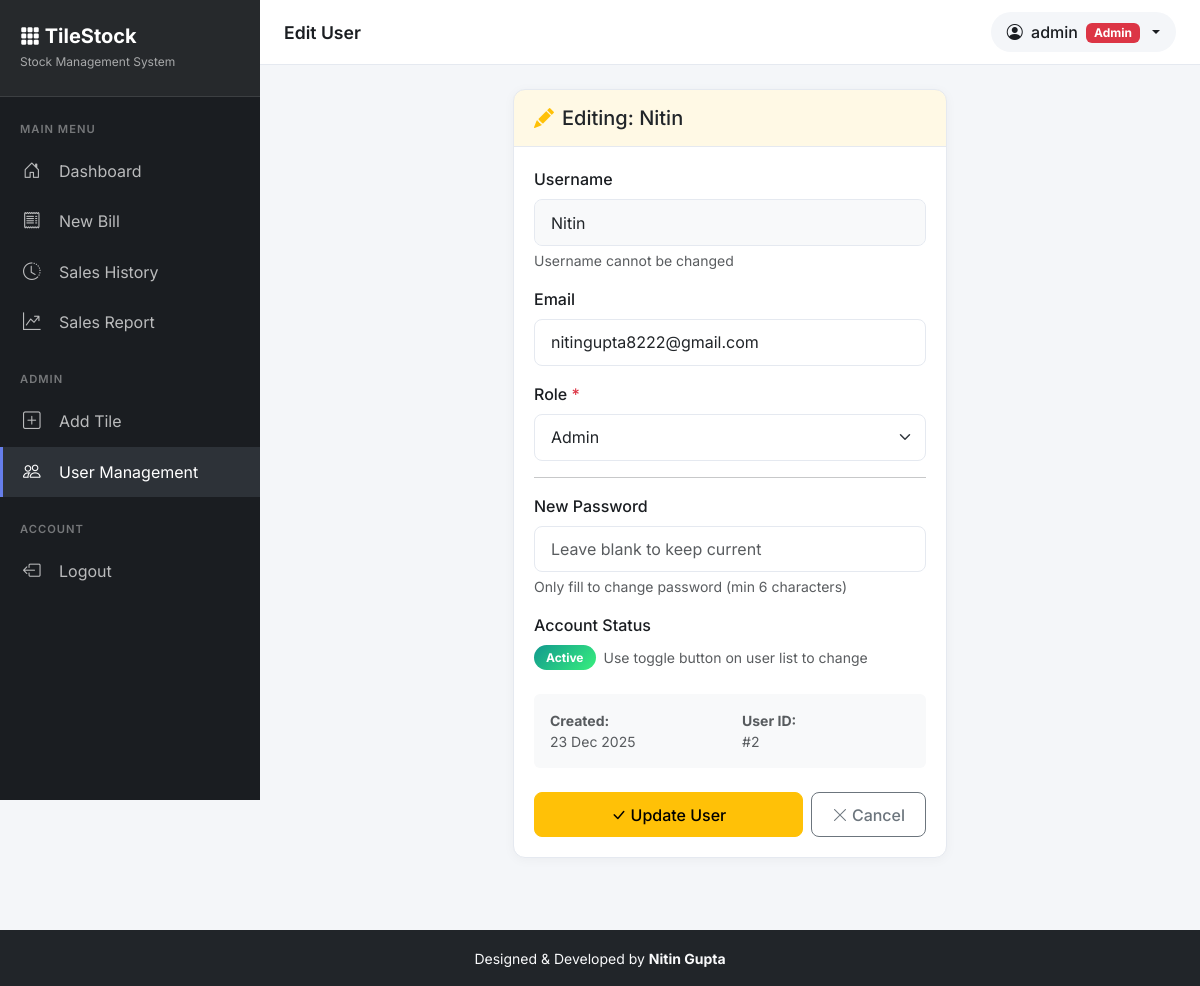
/admin/users/2/edit (signed in), run on the app's committed database.
### app.py (models this page shows)
class User(db.Model):
    id = db.Column(db.Integer, primary_key=True)
    username = db.Column(db.String(100), unique=True, nullable=False)
    email = db.Column(db.String(150), nullable=True)
    password = db.Column(db.String(200), nullable=False)
    role = db.Column(db.String(10), nullable=False)  # admin / staff
    is_active = db.Column(db.Boolean, default=True, nullable=False)
    created_at = db.Column(db.DateTime, default=datetime.utcnow)
    created_by = db.Column(db.Integer, db.ForeignKey('user.id'), nullable=True)

### app.py (the view, shortened to what this page needs)
@app.route('/admin/users/<int:user_id>/edit', methods=['GET', 'POST'])
@admin_required
def edit_user(user_id):
    user = User.query.get_or_404(user_id)
    return render_template('edit_user.html', user=user)

### app.py (called while the page is built)
def admin_required(f):
    @wraps(f)
    def decorated_function(*args, **kwargs):
        if 'user_id' not in session:
            flash('Please login to access this page')
            return redirect('/')
        if session.get('role') != 'admin':
            flash('Access denied. Admin privileges required.')
            return redirect('/dashboard')
        return f(*args, **kwargs)
    return decorated_function

### templates/edit_user.html (shortened to what this page needs)
{% extends "base.html" %}
{% block page_title %}Edit User{% endblock %}
{% block content %}
<div class="row justify-content-center">
    <div class="col-lg-6">
        <div class="modern-card">
            <div class="card-header bg-warning bg-opacity-10">
                <h5 class="mb-0">
                    <i class="bi bi-pencil-fill text-warning me-2"></i>Editing: {{ user.username }}
                </h5>
            </div>
            <div class="card-body">
                <form method="POST">
                    <div class="mb-3">
                        <label class="form-label">Username</label>
                        <input type="text" class="form-control bg-light" value="{{ user.username }}" disabled />
                        <div class="form-text">Username cannot be changed</div>
                    </div>
                    <div class="mb-3">
                        <label class="form-label">Email</label>
                        <input type="email" name="email" class="form-control" value="{{ user.email or '' }}"
                            placeholder="user@example.com" />
                    </div>
                    <div class="mb-3">
                        <label class="form-label">Role <span class="text-danger">*</span></label>
                        <select name="role" class="form-select" required>
                            <option value="admin" {{ 'selected' if user.role=='admin' else '' }}>Admin</option>
                        </select>
                    </div>
                    <hr>
                    <div class="mb-3">
                        <label class="form-label">New Password</label>
                        <input type="password" name="new_password" class="form-control"
                            placeholder="Leave blank to keep current" minlength="6" />
                        <div class="form-text">Only fill to change password (min 6 characters)</div>
                    </div>
                    <div class="mb-4">
                        <label class="form-label">Account Status</label>
                        <div class="d-flex align-items-center gap-2">
                            {% if user.is_active %}
                            <span class="badge badge-stock-high">Active</span>
                            {% else %}
                            <span class="badge badge-stock-out">Inactive</span>
                            {% endif %}
                            <small class="text-muted">Use toggle button on user list to change</small>
                        </div>
                    </div>
                    <div class="mb-4 p-3 bg-light rounded">
                        <div class="row text-muted small">
                            <div class="col-6">
                                <strong>Created:</strong><br>
                                {{ user.created_at.strftime('%d %b %Y') if user.created_at else 'Unknown' }}
                            </div>
                            <div class="col-6">
                                <strong>User ID:</strong><br>
                                #{{ user.id }}
                            </div>
                        </div>
                    </div>
                    <div class="d-flex flex-column flex-sm-row gap-2">
                        <button type="submit" class="btn btn-warning btn-modern flex-grow-1">
                            <i class="bi bi-check-lg me-1"></i>Update User
                        </button>
                        <a href="/admin/users" class="btn btn-outline-secondary btn-modern">
                            <i class="bi bi-x-lg me-1"></i>Cancel
                        </a>
                    </div>
                </form>
            </div>
        </div>
    </div>
</div>
{% endblock %}

### templates/base.html (shortened to what this page needs)
<!DOCTYPE html>
<html lang="en">
  <head>
    <link
      href="https://cdn.jsdelivr.net/npm/bootstrap@5.3.2/dist/css/bootstrap.min.css"
      rel="stylesheet"
    />
    <link
      href="https://cdn.jsdelivr.net/npm/bootstrap-icons@1.11.1/font/bootstrap-icons.css"
      rel="stylesheet"
    />
  </head>
  <body>
    {% if session.get('user_id') %}
    <aside class="sidebar" id="sidebar">
      <div class="sidebar-brand">
        <h4><i class="bi bi-grid-3x3-gap-fill"></i> TileStock</h4>
        <small>Stock Management System</small>
      </div>
      <nav class="sidebar-nav">
        <div class="sidebar-section">Main Menu</div>
        <a
          href="/dashboard"
          class="sidebar-link {{ 'active' if request.path == '/dashboard' else '' }}"
        >
          <i class="bi bi-house-door"></i>
          <span>Dashboard</span>
        </a>
        <a
          href="/billing"
          class="sidebar-link {{ 'active' if request.path == '/billing' else '' }}"
        >
          <i class="bi bi-receipt"></i>
          <span>New Bill</span>
        </a>
        <a
          href="/history"
          class="sidebar-link {{ 'active' if request.path == '/history' else '' }}"
        >
          <i class="bi bi-clock-history"></i>
          <span>Sales History</span>
        </a>
        <a
          href="/sales_report"
          class="sidebar-link {{ 'active' if request.path == '/sales_report' else '' }}"
        >
          <i class="bi bi-graph-up-arrow"></i>
          <span>Sales Report</span>
        </a>
        {% if session.get('role') == 'admin' %}
        <div class="sidebar-section mt-3">Admin</div>
        <a
          href="/add_tile"
          class="sidebar-link {{ 'active' if request.path == '/add_tile' else '' }}"
        >
          <i class="bi bi-plus-square"></i>
          <span>Add Tile</span>
        </a>
        <a
          href="/admin/users"
          class="sidebar-link {{ 'active' if '/admin/users' in request.path else '' }}"
        >
          <i class="bi bi-people"></i>
          <span>User Management</span>
        </a>
        {% endif %}
        <div class="sidebar-section mt-3">Account</div>
        <a href="/logout" class="sidebar-link">
          <i class="bi bi-box-arrow-left"></i>
          <span>Logout</span>
        </a>
      </nav>
    </aside>
    <main class="main-content">
      <header class="top-navbar">
        <div class="d-flex align-items-center">
          <h1 class="page-title">
            {% block page_title %}Dashboard{% endblock %}
          </h1>
        </div>
        <div class="d-flex align-items-center gap-3">
          <div class="dropdown user-dropdown">
            <button
              class="btn dropdown-toggle"
              type="button"
              data-bs-toggle="dropdown"
            >
              <i class="bi bi-person-circle me-1"></i>
              {{ session.get('user') }} {% if session.get('role') == 'admin' %}
              <span class="badge bg-danger ms-1">Admin</span>
              {% else %}
              <span class="badge bg-secondary ms-1">Staff</span>
              {% endif %}
            </button>
          </div>
        </div>
      </header>
      <div class="content-area">
        {% block content %}{% endblock %}
      </div>
    </main>
    {% endif %}
    <footer class="bg-dark text-light text-center py-3 mt-5">
      <small> Designed & Developed by <strong>Nitin Gupta</strong> </small>
    </footer>
  </body>
</html>

### templates/base.html (style rules this page uses)
:root { --sidebar-width: 260px; --sidebar-bg: #1a1d21; --sidebar-hover: #2d3238; --primary-gradient: linear-gradient(135deg, #667eea 0%, #764ba2 100%); --success-gradient: linear-gradient(135deg, #11998e 0%, #38ef7d 100%); --danger-gradient: linear-gradient(135deg, #eb3349 0%, #f45c43 100%); --warning-gradient: linear-gradient(135deg, #f2994a 0%, #f2c94c 100%); }
* { font-family: "Inter", sans-serif; }
body { background-color: #f4f6f9; min-height: 100vh; }
.sidebar { position: fixed; top: 0; left: 0; width: var(--sidebar-width); height: 100vh; background: var(--sidebar-bg); padding: 0; z-index: 1000; transition: transform 0.3s ease; overflow-y: auto; }
.sidebar-brand { padding: 1.5rem 1.25rem; background: rgba(255, 255, 255, 0.05); border-bottom: 1px solid rgba(255, 255, 255, 0.1); }
.sidebar-brand h4 { color: #fff; font-weight: 700; margin: 0; font-size: 1.25rem; }
.sidebar-brand small { color: rgba(255, 255, 255, 0.6); font-size: 0.75rem; }
.sidebar-nav { padding: 1rem 0; }
.sidebar-section { padding: 0.5rem 1.25rem; color: rgba(255, 255, 255, 0.4); font-size: 0.7rem; text-transform: uppercase; letter-spacing: 1px; font-weight: 600; }
.sidebar-link { display: flex; align-items: center; padding: 0.75rem 1.25rem; color: rgba(255, 255, 255, 0.7); text-decoration: none; transition: all 0.2s; border-left: 3px solid transparent; }
.sidebar-link:hover, .sidebar-link.active { background: var(--sidebar-hover); color: #fff; border-left-color: #667eea; }
.sidebar-link i { width: 24px; margin-right: 12px; font-size: 1.1rem; }
.main-content { margin-left: var(--sidebar-width); min-height: 100vh; transition: margin-left 0.3s ease; }
.top-navbar { background: #fff; padding: 0.75rem 1.5rem; border-bottom: 1px solid #e5e9f0; position: sticky; top: 0; z-index: 999; display: flex; justify-content: space-between; align-items: center; }
.top-navbar .page-title { font-weight: 600; font-size: 1.1rem; color: #1a1d21; margin: 0; }
.user-dropdown .dropdown-toggle { background: #f4f6f9; border: none; padding: 0.5rem 1rem; border-radius: 50px; color: #1a1d21; font-weight: 500; }
.user-dropdown .dropdown-toggle::after { margin-left: 0.5rem; }
.content-area { padding: 1.5rem; }
.modern-card { background: #fff; border-radius: 12px; box-shadow: 0 2px 12px rgba(0, 0, 0, 0.04); border: 1px solid #e5e9f0; overflow: hidden; }
.modern-card .card-header { background: #fff; border-bottom: 1px solid #e5e9f0; padding: 1rem 1.25rem; font-weight: 600; }
.modern-card .card-body { padding: 1.25rem; }
.badge-stock-high { background: var(--success-gradient); padding: 0.4rem 0.75rem; border-radius: 50px; }
.btn-modern { padding: 0.6rem 1.25rem; border-radius: 8px; font-weight: 500; transition: all 0.2s; }
.form-control, .form-select { border-radius: 8px; border: 1px solid #e5e9f0; padding: 0.65rem 1rem; }
.form-label { font-weight: 500; color: #1a1d21; margin-bottom: 0.5rem; }

### data on the page
User: get "admin", username "Nitin", email "nitingupta8222@gmail.com", created_at "23 Dec 2025", id "2"
